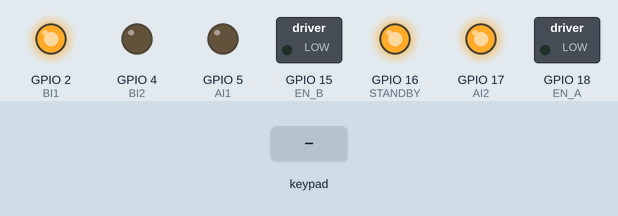
The program below on a simulated ESP32. Parts: switched loads named in the program (green lamp = pin HIGH), output pins drawn as LEDs (lit = HIGH). Dashed ring = blinking. The test bench sets the inputs (shaded band). Nothing arrives over Bluetooth unless stated; what the program prints to the serial monitor is not drawn.

Above: at 1.2 s.
1.3 s: key 'L' pressed
At 1.43 s:
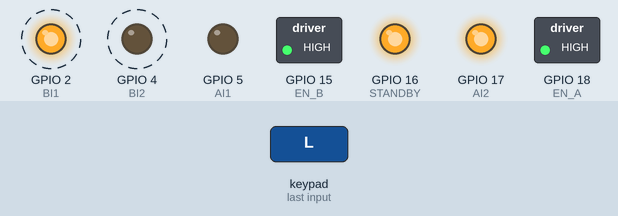
3.2 s: key 'R' pressed
At 3.42 s:
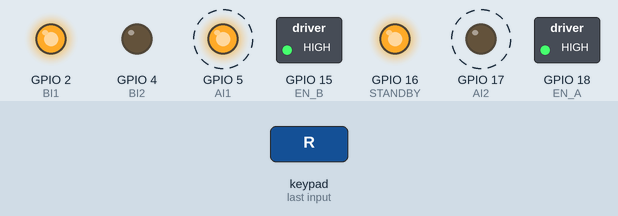
Timing chart, 0 to 6.2 s (numbered marks = the images above; inputs shaded):
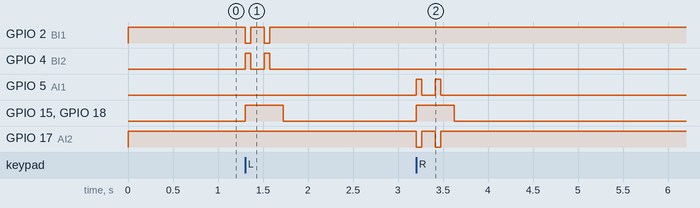

The program:

main.cpp
```cpp
#include <Arduino.h>
#include <PS4Controller.h>
#include "motors.hpp"
#include "state.hpp"

void setup() {
  motor_setup();
  Serial.begin(115200);
  PS4.begin("1a:2b:3c:4d:5e:6f");
  Serial.println("Ready.");
  set_state(Controller);
}

void loop() {
  if (PS4.isConnected()) {
    update_state();
    run_state();

    Serial.print(get_motor_power(LEFT));
    Serial.print("\t");
    Serial.println(get_motor_power(RIGHT));
  }else{
    motor_control(RIGHT, 0);
    motor_control(LEFT, 0);
  }
}
```

controller.hpp
```cpp
#pragma once

#include <PS4Controller.h>
#include "state.hpp"
#include "motors.hpp"

typedef struct{
  int r = 255;
  int g = 255;
  int b = 255;
}LedColors;

enum ControllerState{
  NormalMode,
  ProMode
};

int get_motor_power(side lado);

void set_motor_power(side lado, int valor);

void change_led_color(int r, int g, int b);

int calculate_deadZone(int input);

int update_controller(ControllerState state);
```

motors.hpp
```cpp
#pragma once

#include <stdint.h>

#define MAX_MOTOR 255
#define MOTOR_DEADZONE 20


#define EN_B GPIO_NUM_15
#define BI1 GPIO_NUM_2
#define BI2 GPIO_NUM_4
#define STANDBY GPIO_NUM_16
#define AI2 GPIO_NUM_17
#define AI1 GPIO_NUM_5
#define EN_A GPIO_NUM_18

typedef enum {
    RIGHT = 0,
    LEFT,
} side;

typedef struct motor {
    uint16_t right;
    uint16_t left;
} MotorSpeed;

typedef struct{
  int powerRight;
  int powerLeft;
}Motors;

void motor_setup();

void motor_control(side side, int32_t speed);
```

state.hpp
```cpp
#pragma once

#include <PS4Controller.h>
#include "controller.hpp"

enum State{
  Controller,
  SquareLeft,
  SquareRight,
  RightDodge,
  LeftDodge
};

void update_state();

void run_state();

int get_state();

void set_state(State novo_estado);
```

controller.cpp
```cpp
#include "controller.hpp"

LedColors colors;
Motors motor_power;
int first_change = 1;

int get_motor_power(side lado){
    if(lado == RIGHT) return motor_power.powerRight;
    else return motor_power.powerLeft;
}

void set_motor_power(side lado, int valor){
    if(lado == RIGHT) motor_power.powerRight = valor;
    else motor_power.powerLeft = valor;
}

void change_led_color(int r, int g, int b){
    if(r != colors.r || g != colors.g || b != colors.b || first_change){
      first_change = 0;
      colors.r = r;
      colors.g = g;
      colors.b = b;
      PS4.setLed(r, g, b);
      PS4.sendToController();
    }
}

int calculate_deadZone(int input){
  if(input > -MOTOR_DEADZONE && input < MOTOR_DEADZONE) return 0;
  else return input;
}

int update_controller(ControllerState state){
  if(state == NormalMode){
    int x = 0;
    int r2 = 0, l2 = 0;
    if (PS4.RStickX()) {
      x = PS4.RStickX();
    }
    if(PS4.R2Value()){
      r2 = PS4.R2Value();
    }else{
      r2 = 0;
    }
    if(PS4.L2Value()){
      l2 = PS4.L2Value();
    }else{
      l2 = 0;
    }
    // r2 = calculate_deadZone(r2);     //Como o valor nao varia q nem o joystick
    // l2 = calculate_deadZone(l2);     //nao vi necessidade de colocar deadZone
    x = calculate_deadZone(x);
    int speed = r2 - l2;
    int mappedX = map(x, -127, 127, -MAX_MOTOR, MAX_MOTOR);

    motor_power.powerRight = speed - mappedX;
    motor_power.powerLeft  = speed + mappedX;

  }else{
    int right = 0;
    int left = 0;
    if (PS4.RStickY()) {
      right = PS4.RStickY();
    }
    if (PS4.LStickY()) {
      left = PS4.LStickY();
    }

    right = calculate_deadZone(right);
    left = calculate_deadZone(left);

    int mappedRight = map(right, -127, 127, -MAX_MOTOR, MAX_MOTOR);
    int mappedLeft  = map(left , -127, 127, -MAX_MOTOR, MAX_MOTOR);

    motor_power.powerRight = mappedRight;
    motor_power.powerLeft  = mappedLeft;

  }

  if(motor_power.powerRight == 0 && motor_power.powerLeft == 0){
    return 0;
  }else{
    return 1;
  }
}
```

motors.cpp
```cpp
#include "motors.hpp"
#include <Arduino.h>

static MotorSpeed motor_speed;

void motor_setup(){
    pinMode(EN_B, OUTPUT);
    pinMode(BI1, OUTPUT);
    pinMode(BI2, OUTPUT);
    pinMode(AI2, OUTPUT);
    pinMode(AI1, OUTPUT);
    pinMode(EN_A, OUTPUT);
    pinMode(STANDBY, OUTPUT);
    digitalWrite(STANDBY, HIGH);
}

void motor_control(side side, int32_t speed) {
    if (speed > MAX_MOTOR)
        speed = MAX_MOTOR;
    else if (speed < -MAX_MOTOR)
        speed = -MAX_MOTOR;

    switch (side) {
        case RIGHT:
            motor_speed.right = speed;
            if (speed > 0) {
                digitalWrite(AI1, HIGH);
                digitalWrite(AI2, LOW);
                analogWrite(EN_A, speed);
            } else{
                digitalWrite(AI1, LOW);
                digitalWrite(AI2, HIGH);
                analogWrite(EN_A, -speed);
            }
            break;
        case LEFT:
            motor_speed.left = speed;
            if (speed > 0) {
                digitalWrite(BI1, LOW);
                digitalWrite(BI2, HIGH);
                analogWrite(EN_B, speed);
            } else{
                digitalWrite(BI1, HIGH);
                digitalWrite(BI2, LOW);
                analogWrite(EN_B, -speed);
            }
            break;
        default:
            break;
    }
}
```

state.cpp
```cpp
#include "state.hpp"

State estado = Controller;
State ultimo_estado = estado;
ControllerState controllerstate = NormalMode;
int should_change = 0;
int move_step = 0;
int change_move_time;

int const num_square_left_square_steps = 4;
int square_left_attack[num_square_left_square_steps][3]{
      {-255, 255, 60},    //vira esquerda
      {255, 255, 150},     //reto
      {255, -255, 120},     //vira direita
      {255, 255, 150}      //ret0
};

int const num_square_right_steps = 4;
int square_right_attack[num_square_right_steps][3]{
      {255, -255, 60},    //vira direita
      {255, 255, 150},     //reto
      {-255, 255, 120},     //vira esquerda
      {255, 255, 150}      //ret0
};

int const num_right_dodge_steps = 2;
int right_dodge[num_right_dodge_steps][3]{
      {255, -255, 60},      //vira direita
      {-255, -255, 150}     //ré
};

int const num_left_dodge_steps = 2;
int left_dodge[num_left_dodge_steps][3]{
      {-255,  255, 60},     //vira esquerda
      {-255, -255, 150}     //ré
};

void update_state(){
  if(update_controller(controllerstate)){         //verifica se o controle foi movido, pois se sim
    estado = Controller;                          //cancela o movimento e volta ao modo controlado
    return;
  }
  if(PS4.Square() && PS4.Left() && estado != SquareLeft && estado != LeftDodge){           //ataque lateral pela esquerda
    estado = SquareLeft;
    should_change = 0;
    change_move_time = millis() + square_left_attack[0][2];
    move_step = 0;
  }
  if(PS4.Square() && PS4.Right() && estado != SquareRight && estado != RightDodge){           //ataque lateral pela direita
    estado = SquareRight;
    should_change = 0;
    change_move_time = millis() + square_right_attack[0][2];
    move_step = 0;
  }
  if(PS4.Right() && estado != SquareRight && estado != RightDodge){   //Evasiva para direita
    estado = RightDodge;
    should_change = 0;
    change_move_time = millis() + right_dodge[0][2];
    move_step = 0;
  }
  if(PS4.Left() && estado != SquareLeft && estado != LeftDodge){   //Evasiva para esquerda
    estado = LeftDodge;
    should_change = 0;
    change_move_time = millis() + left_dodge[0][2];
    move_step = 0;
  }
  if(PS4.R3() && controllerstate != ProMode){
    controllerstate = ProMode;
  }
  if(PS4.L3() && controllerstate != NormalMode){
    controllerstate = NormalMode;
  }
}

void run_state(){
  if(estado == Controller){
    if(controllerstate == NormalMode){
      change_led_color(0, 255, 0);      //Verde
      // Serial.println("NormalMode");
    }else{
      change_led_color(255, 0, 0);    //Vermelho
      // Serial.println("ProMode");
    }
    motor_control(LEFT, get_motor_power(RIGHT));
    motor_control(RIGHT, get_motor_power(LEFT));
    return;
  }

  int num_steps;
  int (*attack)[3];
  switch(estado){
    case SquareLeft:
      change_led_color(220, 20, 60);
      num_steps = num_square_left_square_steps;
      attack = square_left_attack;
      // Serial.println("Square Left");
      break;
    case SquareRight:
      change_led_color(60, 220, 20);
      num_steps = num_square_right_steps;
      attack = square_right_attack;
      // Serial.println("Square Right");
      break;
    case RightDodge:
      change_led_color(0, 191, 255);
      num_steps = num_right_dodge_steps;
      attack = right_dodge;
      // Serial.println("Right dodge");
      break;
    case LeftDodge:
      change_led_color(102, 205, 170);
      num_steps = num_left_dodge_steps;
      attack = left_dodge;
      // Serial.println("Left dodge");
      break;
  }

  if(should_change){
    should_change = 0;
    if(move_step + 1< num_steps){
      move_step++;
      change_move_time = millis() + attack[move_step][2];
    }else{
      estado = Controller;
    }
  }else{
    if(millis() < change_move_time){
      set_motor_power(RIGHT, attack[move_step][1]);
      set_motor_power(LEFT,  attack[move_step][0]);
      motor_control(RIGHT, get_motor_power(LEFT));
      motor_control(LEFT,  get_motor_power(RIGHT));
    }else{
      should_change = 1;
    }
  }
}

int get_state(){
    return estado;
}

void set_state(State novo_estado){
    estado = novo_estado;
}
```

Measured:
- after the input at 1.3 s, GPIO 2 (BI1): alternates HIGH for 0.15 s and LOW for 0.06 s, 4 changes in all, then stays HIGH, starting at once; GPIO 4 (BI2): alternates HIGH for 0.06 s and LOW for 0.15 s, 4 changes in all, then stays LOW, starting at once; GPIO 15 (EN_B), GPIO 18 (EN_A): LOW → HIGH at once, → LOW 0.43 s later
- after the input at 3.2 s, GPIO 5 (AI1): alternates HIGH for 0.06 s and LOW for 0.15 s, 4 changes in all, then stays LOW, starting at once; GPIO 15 (EN_B), GPIO 18 (EN_A): LOW → HIGH at once, → LOW 0.43 s later; GPIO 17 (AI2): alternates HIGH for 0.15 s and LOW for 0.06 s, 4 changes in all, then stays HIGH, starting at once
